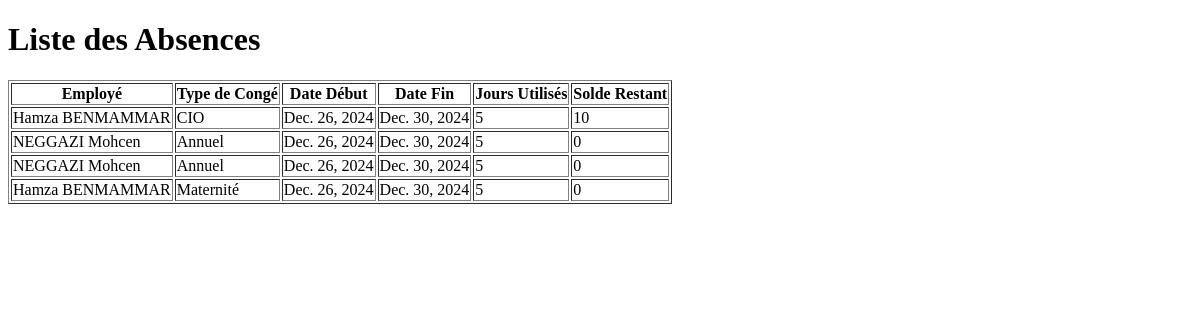
/afficher_absences/, run on an earlier commit of the app's database.
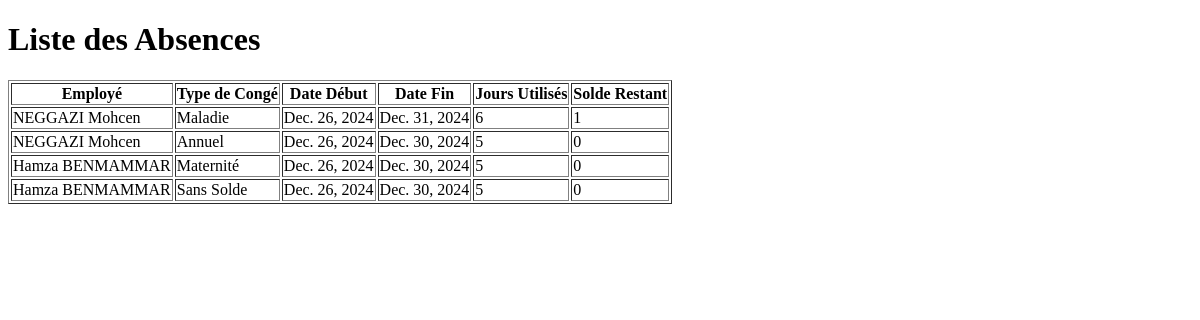
And on a later commit of the database.
### app1/models.py (models this page shows, shortened)
class Conge(models.Model):
    TYPE_CONGE_CHOICES = [
        ('Annuel', 'Congé Annuel'),
        ('Maladie', 'Congé Maladie'),
        ('Maternité', 'Congé Maternité/Paternité'),
        ('Sans Solde', 'Congé Sans Solde'),
    ]
    employe = models.ForeignKey(
        Employe,
        on_delete=models.CASCADE,
        related_name="conges",
        verbose_name="Employé"
    )
    type_conge = models.CharField(
        max_length=20,
        choices=TYPE_CONGE_CHOICES,
        verbose_name="Type de congé"
    )
    date_debut = models.DateField(verbose_name="Date de début")
    date_fin = models.DateField(verbose_name="Date de fin")
    jours_utilises = models.PositiveIntegerField(editable=False, verbose_name="Jours utilisés")
    solde_initial = models.PositiveIntegerField(verbose_name="Solde initial")
    solde_restant = models.PositiveIntegerField(verbose_name="Solde restant", editable=False)
    class Meta:
        verbose_name = "Congé"
        verbose_name_plural = "Congés"
        ordering = ['-date_debut']  # Tri par date de début décroissante

class Employe(models.Model):
    nom = models.CharField(max_length=100, verbose_name="Nom")
    prenom = models.CharField(max_length=100, verbose_name="Prénom")
    date_naissance = models.DateField(verbose_name="Date de naissance")
    date_embauche = models.DateField(verbose_name="Date d'embauche")
    adresse = models.TextField(verbose_name="Adresse")
    service = models.ForeignKey(
        'Service',
        on_delete=models.SET_NULL,
        null=True,
        blank=True,
        verbose_name="Service"
    )
    competences = models.TextField(verbose_name="Compétences", blank=True)
    historique_professionnel = models.TextField(verbose_name="Historique professionnel", blank=True)
    class Meta:
        verbose_name = "Employé"
        verbose_name_plural = "Employés"
        ordering = ['nom', 'prenom']  # Tri par nom puis prénom

### app1/views.py (the view)
# urls.py: path('afficher_absences/', views.afficher_absences, name='afficher_absences'),
def afficher_absences(request):
    absences = Conge.objects.all()  # Récupère toutes les absences
    return render(request, 'afficher_absences.html', {'absences': absences})

### app1/templates/afficher_absences.html (shortened to what this page needs)
<!DOCTYPE html>
<html lang="fr">
  <head>
  </head>
  <body>
    <h1>Liste des Absences</h1>
    <table border="1">
      <thead>
        <tr>
          <th>Employé</th>
          <th>Type de Congé</th>
          <th>Date Début</th>
          <th>Date Fin</th>
          <th>Jours Utilisés</th>
          <th>Solde Restant</th>
        </tr>
      </thead>
      <tbody>
        {% for absence in absences %}
        <tr>
          <td>{{ absence.employe.nom }} {{ absence.employe.prenom }}</td>
          <td>{{ absence.type_conge }}</td>
          <td>{{ absence.date_debut }}</td>
          <td>{{ absence.date_fin }}</td>
          <td>{{ absence.jours_utilises }}</td>
          <td>{{ absence.solde_restant }}</td>
        </tr>
        {% endfor %}
      </tbody>
    </table>
  </body>
</html>

What changed in the data, as far as the page shows it:
removed Conge: employe.nom "Hamza", employe.prenom "BENMAMMAR", type_conge "CIO", date_debut "Dec. 26, 2024", date_fin "Dec. 30, 2024", jours_utilises "5", solde_restant "10"
changed Conge: type_conge "Annuel" → "Maladie"; date_fin "Dec. 30, 2024" → "Dec. 31, 2024"; jours_utilises "5" → "6"; solde_restant "0" → "1"
added Conge: employe.nom "Hamza", employe.prenom "BENMAMMAR", type_conge "Sans Solde", date_debut "Dec. 26, 2024", date_fin "Dec. 30, 2024", jours_utilises "5", solde_restant "0"
